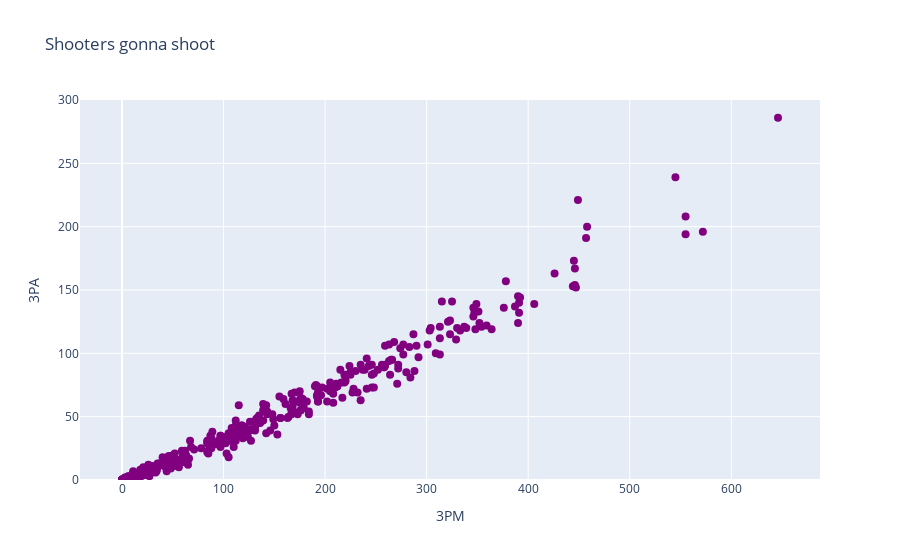

The notebook cell this image was saved under:
### Code cell
import plotly.graph_objects as go

x = stats["3PA"]
y = stats["3PM"]
name = stats["Name"]  # Additional value to show on hover

fig = go.Figure(
    layout=dict(
        title="Shooters gonna shoot",
        yaxis_range=[0, 300],
        xaxis=dict(title='3PM'),
        yaxis=dict(title='3PA'),
    ),
)

# Add hovertemplate to show 'Name' value on hover
scatter = go.Scatter(x=x, y=y, mode='markers', name="y=x", marker=dict(color='purple', size=8),
                     hovertemplate='Name: %{text}<br>3PA: %{x}<br>3PM: %{y}')
fig.add_trace(scatter)

fig.update_traces(text=name)  # Set 'Name' as the hover text

fig.show()

### Figure 1 — Plotly figure (JSON) as saved in the notebook; plotly's stock layout.template omitted (floating-point values rounded to 4 significant figures; data arrays with more than 128 entries replaced by an {"elided": "..."} marker saying what was removed)
{"data": [{"hovertemplate": "Name: %{text}<br>3PA: %{x}<br>3PM: %{y}", "marker": {"color": "purple", "size": 8}, "mode": "markers", "name": "y=x", "text": {"elided": "490 str values"}, "type": "scatter", "x": {"elided": "490 int values"}, "y": {"elided": "490 int values"}}], "layout": {"title": {"text": "Shooters gonna shoot"}, "xaxis": {"title": {"text": "3PM"}}, "yaxis": {"range": [0, 300], "title": {"text": "3PA"}}}}
